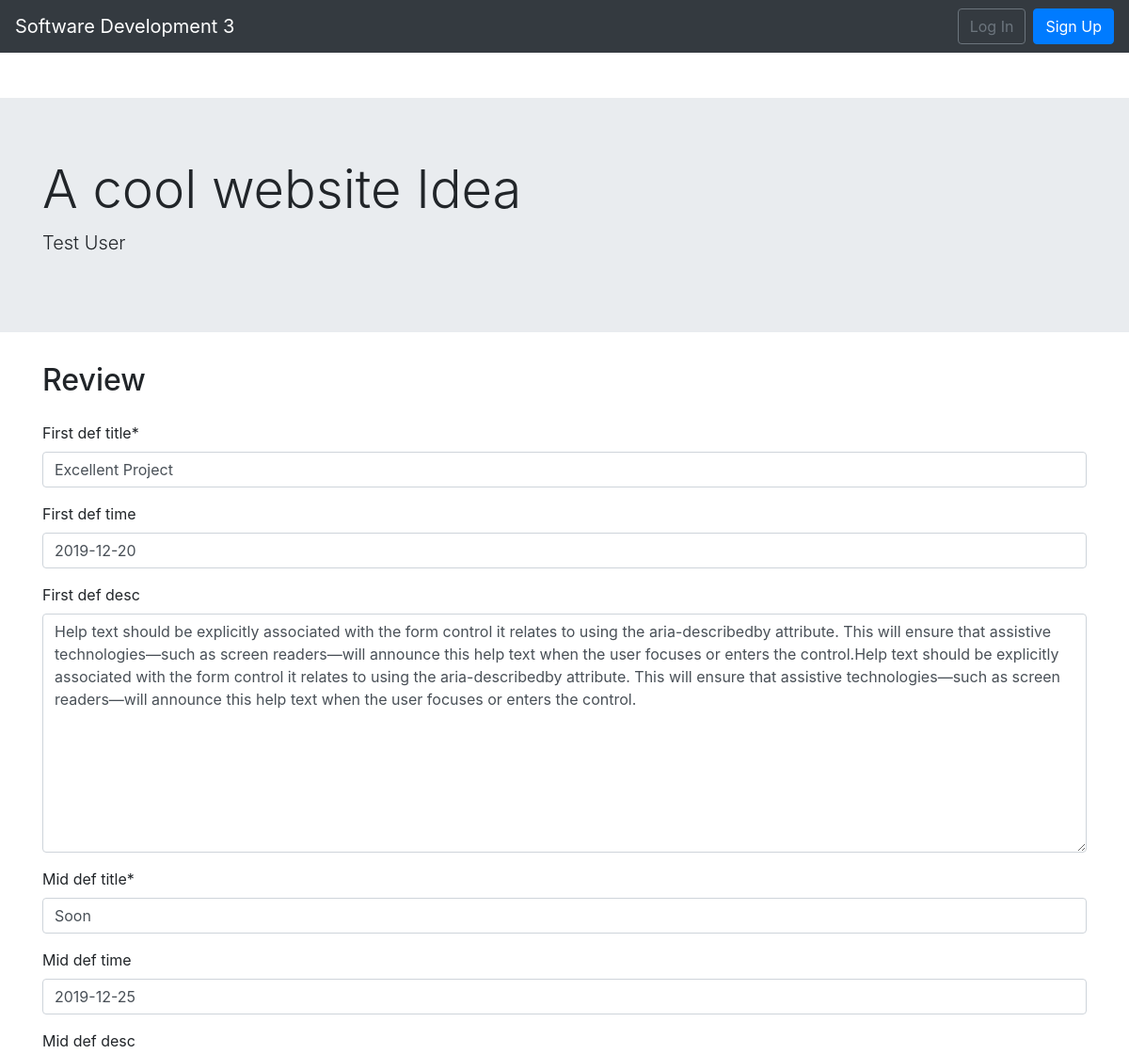
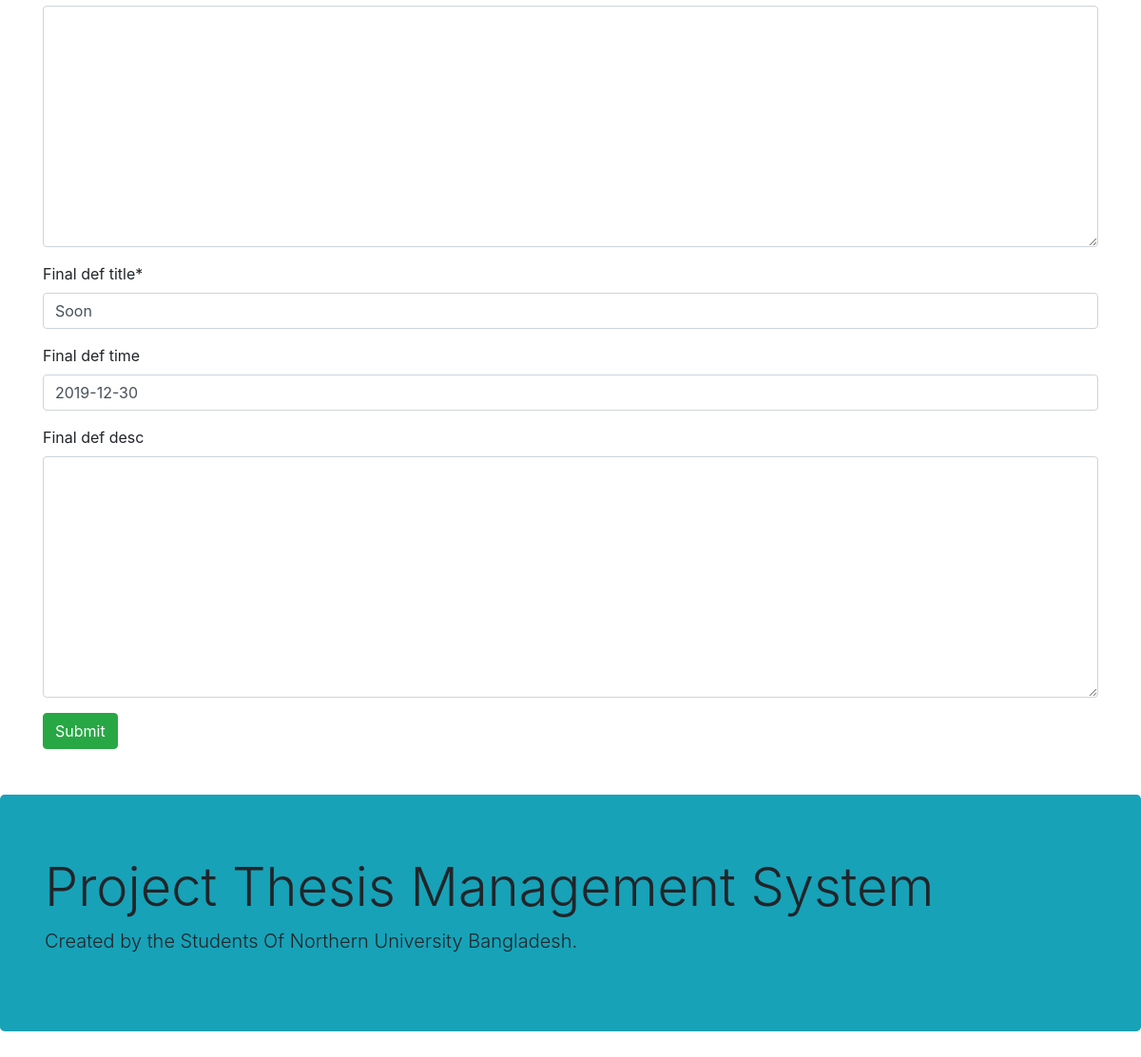
/teacher/review/2, run on the app's committed database (2 pictures, top to bottom).
### home/models.py (models this page shows, shortened)
class ProjectModel(models.Model):
    student_key = models.OneToOneField(
        'auth.user',
        on_delete=models.CASCADE,
        primary_key=True,
    )
    title = models.CharField(max_length=255)
    subtitle = models.CharField(max_length=255, null=True)
    teacher = models.CharField(
        max_length=255,
        default="",
        null=True,
        blank=True
    )
    description = models.TextField()
    first_def_title = models.CharField(max_length=255, default="Soon")
    first_def_time = models.DateField(null=True, blank=True)
    first_def_desc = models.TextField(default="", null=True, blank=True)
    mid_def_title = models.CharField(max_length=255, default="Soon")
    mid_def_time = models.DateField(null=True, blank=True)
    mid_def_desc = models.TextField(default="", null=True, blank=True)
    final_def_title = models.CharField(max_length=255, default="Soon")
    final_def_time = models.DateField(null=True, blank=True)
    final_def_desc = models.TextField(default="", null=True, blank=True)

### home/views.py (the view)
class TeacherReviewView(UpdateView):
    model = ProjectModel
    context_object_name = 'project'
    fields = ('first_def_title', 'first_def_time', 'first_def_desc', 'mid_def_title',
              'mid_def_time', 'mid_def_desc', 'final_def_title', 'final_def_time', 'final_def_desc',)
    template_name = 'teacher/teacher_review.html'

### templates/teacher/teacher_review.html (shortened to what this page needs)
{% extends 'base.html' %}
{% load crispy_forms_tags %}
{% block content %}
<div class="jumbotron jumbotron-fluid">
    <div class="container">
        <h1 class="display-4">{{ project.title }}</h1>
        <p class="lead">{{ project.student_key.first_name }} {{ project.student_key.last_name }}</p>
    </div>
</div>
<div class="container">
    <h2 class="mt-4 mb-4">Review</h2>
    <form action="" method="post">
        {{ form|crispy }}
        <button class="btn btn-success" type="submit">Submit</button>
    </form>
</div>
{% endblock content %}

### data on the page
ProjectModel: title "A cool website Idea", student_key.first_name "Test", student_key.last_name "User", first_def_title "Excellent Project", first_def_time "2019-12-20", first_def_desc "Help text should be explicitly associated with the form control it relates to using the aria-describedby attribute. This will ensure that assistive technologies—such as screen readers—will announce this help text when the user focuses or enters the control.Help text should be explicitly associated with the form control it relates to using the aria-describedby attribute. This will ensure that assistive technologies—such as screen readers—will announce this help text when the user focuses or enters the control.", mid_def_title "Soon", mid_def_time "2019-12-25", final_def_title "Soon", final_def_time "2019-12-30"
